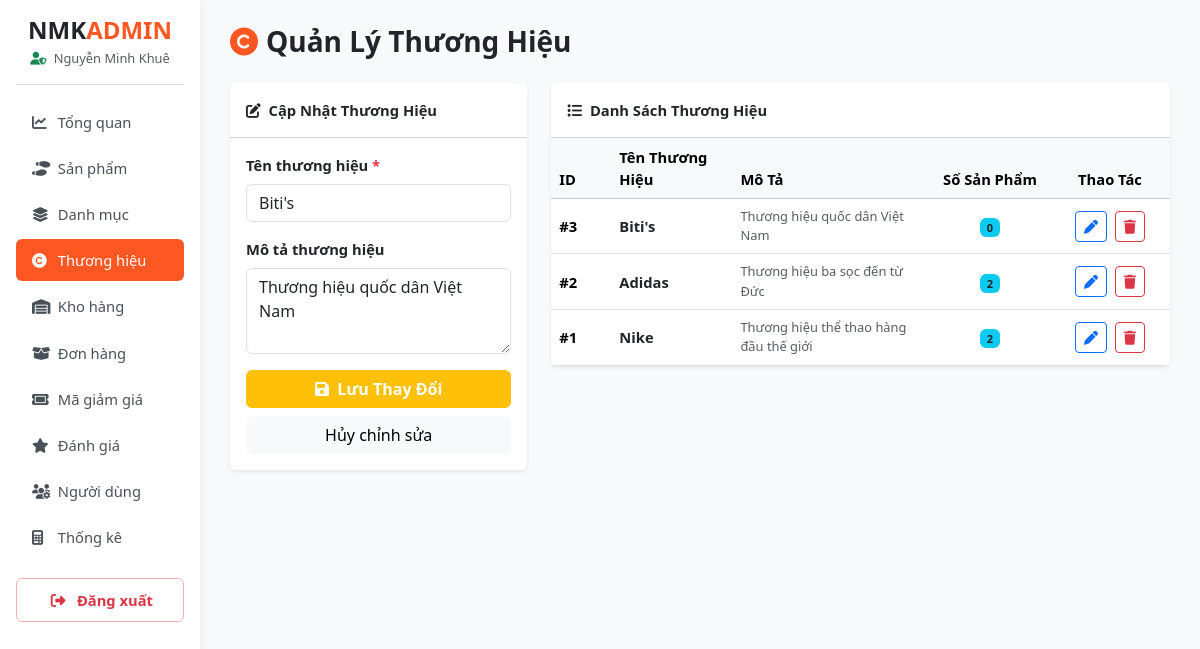
The app's page /admin/modules/thuong-hieu/index-thuonghieu.php?edit=3 (signed in), older data.
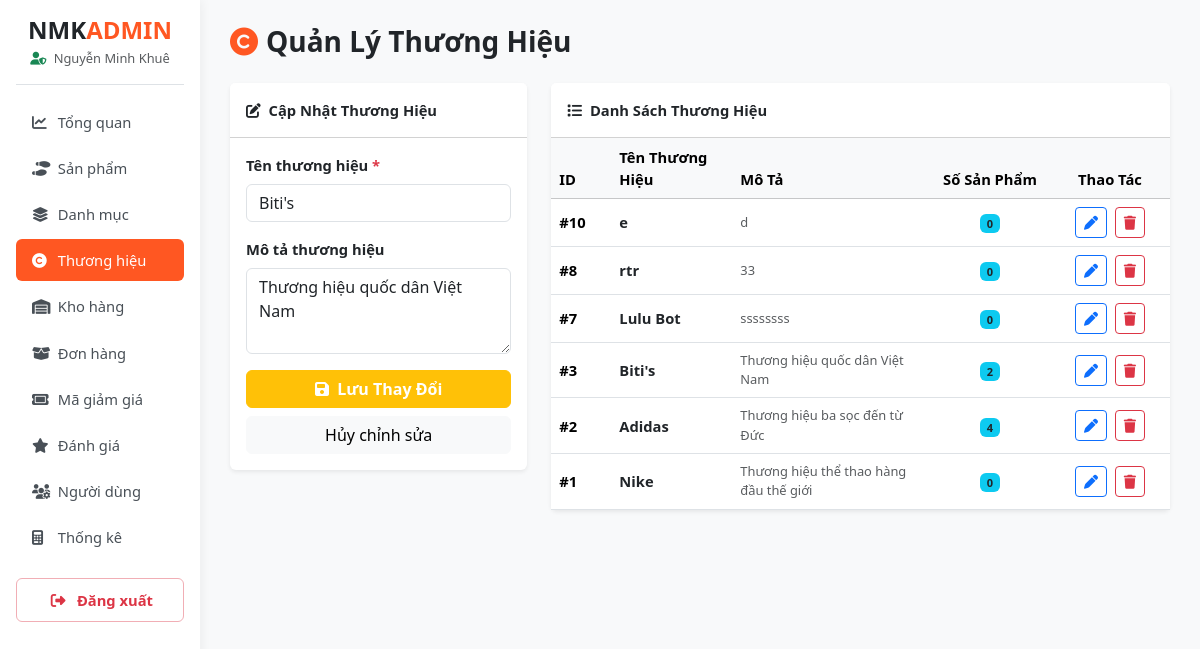
The same page, newer data.
### tables this page shows
CREATE TABLE `brands` (
  `id` int(11) NOT NULL,
  `brand_name` varchar(100) NOT NULL,
  `description` text DEFAULT NULL
);

### config.php (called while the page is built, shortened)
<?php
function sanitize($data) {
    return htmlspecialchars(trim((string)$data), ENT_QUOTES, 'UTF-8');
}

### admin/modules/thuong-hieu/index-thuonghieu.php (the view, shortened to what the changed rows need)
<?php
require_once __DIR__ . '/../../../config.php';
$edit_id = isset($_GET['edit']) ? (int)$_GET['edit'] : 0;
$edit_data = null;
if ($edit_id > 0) {
    $stmt = $pdo->prepare("SELECT * FROM brands WHERE id = ?");
    $stmt->execute([$edit_id]);
    $edit_data = $stmt->fetch();
}
$brands = $pdo->query("SELECT b.*, COUNT(p.id) AS product_count
                       FROM brands b
                       LEFT JOIN products p ON b.id = p.brand_id
                       GROUP BY b.id
                       ORDER BY b.id DESC")->fetchAll();
require_once __DIR__ . '/../../includes/header.php';
require_once __DIR__ . '/../../includes/sidebar.php';
?>
<div class="row">
    <div class="col-md-4 mb-4">
        <div class="card border-0 shadow-sm">
            <div class="card-body">
                <form action="" method="POST">
                    <div class="mb-3">
                        <label class="form-label fw-semibold">Tên thương hiệu <span class="text-danger">*</span></label>
                        <input type="text" name="name" class="form-control" placeholder="VD: Nike, Adidas, Puma, Jordan" value="<?= sanitize($edit_data['brand_name'] ?? '') ?>" required>
                    </div>
                    <div class="mb-3">
                        <label class="form-label fw-semibold">Mô tả thương hiệu</label>
                        <textarea name="description" class="form-control" rows="3" placeholder="Giới thiệu thương hiệu..."><?= sanitize($edit_data['description'] ?? '') ?></textarea>
                    </div>
                </form>
            </div>
        </div>
    </div>
    <div class="col-md-8">
        <div class="card border-0 shadow-sm">
            <div class="card-body p-0">
                <div class="table-responsive">
                    <table class="table table-hover align-middle mb-0">
                        <thead class="table-light">
                            <tr>
                                <th width="60">ID</th>
                                <th>Tên Thương Hiệu</th>
                                <th>Mô Tả</th>
                                <th width="120" class="text-center">Số Sản Phẩm</th>
                                <th width="120" class="text-center">Thao Tác</th>
                            </tr>
                        </thead>
                        <tbody>
                            <?php if (empty($brands)): ?>
                                <tr>
                                    <td colspan="5" class="text-center py-4 text-muted">Chưa có thương hiệu nào.</td>
                                </tr>
                            <?php else: ?>
                                <?php foreach ($brands as $b): ?>
                                    <tr>
                                        <td><strong>#<?= $b['id'] ?></strong></td>
                                        <td class="fw-semibold text-dark"><?= sanitize($b['brand_name']) ?></td>
                                        <td class="text-muted small"><?= sanitize($b['description'] ?: 'Không có mô tả') ?></td>
                                        <td class="text-center"><span class="badge bg-info text-dark"><?= $b['product_count'] ?></span></td>
                                        <td class="text-center">
                                            <a href="?edit=<?= $b['id'] ?>" class="btn btn-sm btn-outline-primary me-1" title="Sửa"><i class="fa-solid fa-pen"></i></a>
                                            <a href="?delete=<?= $b['id'] ?>" class="btn btn-sm btn-outline-danger" title="Xóa" onclick="return confirm('Xóa thương hiệu này?')"><i class="fa-solid fa-trash"></i></a>
                                        </td>
                                    </tr>
                                <?php endforeach; ?>
                            <?php endif; ?>
                        </tbody>
                    </table>
                </div>
            </div>
        </div>
    </div>
</div>
<?php require_once __DIR__ . '/../../includes/footer.php'; ?>

Row changes from the older to the newer data that the page shows:
computed for brands "Biti's": product_count "0" → "2"
added brands: id "10", brand_name "e", description "d", product_count "0"
added brands: id "8", brand_name "rtr", description "33", product_count "0"
added brands: id "7", brand_name "Lulu Bot", description "ssssssss", product_count "0"
computed for brands "Adidas": product_count "2" → "4"
computed for brands "Nike": product_count "2" → "0"
